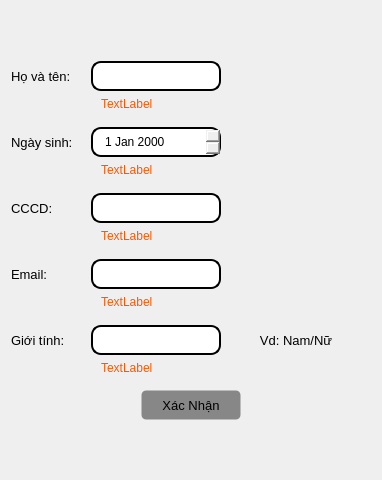
                  <widget class="QWidget" name="widget_14" native="true">
                   <layout class="QVBoxLayout" name="verticalLayout_16">
                    <item>
                     <spacer name="verticalSpacer_3">
                      <property name="orientation">
                       <enum>Qt::Vertical</enum>
                      </property>
                      <property name="sizeType">
                       <enum>QSizePolicy::Preferred</enum>
                      </property>
                      <property name="sizeHint" stdset="0">
                       <size>
                        <width>10</width>
                        <height>40</height>
                       </size>
                      </property>
                     </spacer>
                    </item>
                    <item>
                     <widget class="QWidget" name="widget_15" native="true">
                      <layout class="QHBoxLayout" name="horizontalLayout_13">
                       <property name="spacing">
                        <number>0</number>
                       </property>
                       <property name="leftMargin">
                        <number>0</number>
                       </property>
                       <property name="topMargin">
                        <number>10</number>
                       </property>
                       <property name="rightMargin">
                        <number>0</number>
                       </property>
                       <property name="bottomMargin">
                        <number>0</number>
                       </property>
                       <item>
                        <widget class="QLabel" name="label_15">
                         <property name="sizePolicy">
                          <sizepolicy hsizetype="Fixed" vsizetype="Preferred">
                           <horstretch>0</horstretch>
                           <verstretch>0</verstretch>
                          </sizepolicy>
                         </property>
                         <property name="minimumSize">
                          <size>
                           <width>80</width>
                           <height>0</height>
                          </size>
                         </property>
                         <property name="font">
                          <font>
                           <pointsize>10</pointsize>
                          </font>
                         </property>
                         <property name="text">
                          <string>Họ và tên:</string>
                         </property>
                        </widget>
                       </item>
                       <item>
                        <widget class="QLineEdit" name="ip_fullname">
                         <property name="styleSheet">
                          <string notr="true">QLineEdit{
border-style: solid;
border-width: 2px;
border-radius: 10px;
padding-left: 10px;
padding-right: 10px;
padding-top: 5px;
padding-bottom: 5px;
}</string>
                         </property>
                        </widget>
                       </item>
                       <item>
                        <spacer name="horizontalSpacer_7">
                         <property name="orientation">
                          <enum>Qt::Horizontal</enum>
                         </property>
                         <property name="sizeType">
                          <enum>QSizePolicy::Preferred</enum>
                         </property>
                         <property name="sizeHint" stdset="0">
                          <size>
                           <width>150</width>
                           <height>20</height>
                          </size>
                         </property>
                        </spacer>
                       </item>
                      </layout>
                     </widget>
                    </item>
                    <item>
                     <widget class="QWidget" name="widget_26" native="true">
                      <property name="sizePolicy">
                       <sizepolicy hsizetype="Preferred" vsizetype="Preferred">
                        <horstretch>0</horstretch>
                        <verstretch>0</verstretch>
                       </sizepolicy>
                      </property>
                      <property name="maximumSize">
                       <size>
                        <width>16777215</width>
                        <height>16777215</height>
                       </size>
                      </property>
                      <layout class="QHBoxLayout" name="horizontalLayout_26">
                       <property name="spacing">
                        <number>10</number>
                       </property>
                       <property name="leftMargin">
                        <number>0</number>
                       </property>
                       <property name="topMargin">
                        <number>0</number>
                       </property>
                       <property name="rightMargin">
                        <number>0</number>
                       </property>
                       <property name="bottomMargin">
                        <number>0</number>
                       </property>
                       <item>
                        <widget class="QLabel" name="label_7">
                         <property name="sizePolicy">
                          <sizepolicy hsizetype="Fixed" vsizetype="Preferred">
                           <horstretch>0</horstretch>
                           <verstretch>0</verstretch>
                          </sizepolicy>
                         </property>
                         <property name="minimumSize">
                          <size>
                           <width>80</width>
                           <height>0</height>
                          </size>
                         </property>
                         <property name="text">
                          <string/>
                         </property>
                        </widget>
                       </item>
                       <item>
                        <widget class="QLabel" name="label_error_fullname">
                         <property name="styleSheet">
                          <string notr="true">color: rgb(255, 85, 0);</string>
                         </property>
                         <property name="text">
                          <string>TextLabel</string>
                         </property>
                        </widget>
                       </item>
                      </layout>
                     </widget>
                    </item>
                    <item>
                     <widget class="QWidget" name="widget_16" native="true">
                      <layout class="QHBoxLayout" name="horizontalLayout_14">
                       <property name="spacing">
                        <number>0</number>
                       </property>
                       <property name="leftMargin">
                        <number>0</number>
                       </property>
                       <property name="topMargin">
                        <number>10</number>
                       </property>
                       <property name="rightMargin">
                        <number>0</number>
                       </property>
                       <property name="bottomMargin">
                        <number>0</number>
                       </property>
                       <item>
                        <widget class="QLabel" name="label_16">
                         <property name="minimumSize">
                          <size>
                           <width>80</width>
                           <height>0</height>
                          </size>
                         </property>
                         <property name="font">
                          <font>
                           <pointsize>10</pointsize>
                          </font>
                         </property>
                         <property name="text">
                          <string>Ngày sinh:</string>
                         </property>
                        </widget>
                       </item>
                       <item>
                        <widget class="QDateEdit" name="ip_date_of_birth">
                         <property name="sizePolicy">
                          <sizepolicy hsizetype="Expanding" vsizetype="Fixed">
                           <horstretch>0</horstretch>
                           <verstretch>0</verstretch>
                          </sizepolicy>
                         </property>
                         <property name="styleSheet">
                          <string notr="true">QDateEdit{
border-style: solid;
border-width: 2px;
border-radius: 10px;
padding-left: 10px;
padding-right: 10px;
padding-top: 5px;
padding-bottom: 5px;
}
QDateEdit::down-button {
    subcontrol-origin: border;
    subcontrol-position: right bottom;
    width: 20px;
	image: url(:/icons/images/icons/icons8-down-48.png);
	padding-right: 5px;
}

QDateEdit::up-button {
    subcontrol-origin: border;
    subcontrol-position: right top;
    width: 20px;
	image: url(:/icons/images/icons/icons8-up-48.png);
	padding-right: 5px;
}</string>
                         </property>
                        </widget>
                       </item>
                       <item>
                        <spacer name="horizontalSpacer_8">
                         <property name="orientation">
                          <enum>Qt::Horizontal</enum>
                         </property>
                         <property name="sizeType">
                          <enum>QSizePolicy::Preferred</enum>
                         </property>
                         <property name="sizeHint" stdset="0">
                          <size>
                           <width>150</width>
                           <height>20</height>
                          </size>
                         </property>
                        </spacer>
                       </item>
                      </layout>
                     </widget>
                    </item>
                    <item>
                     <widget class="QWidget" name="widget_27" native="true">
                      <layout class="QHBoxLayout" name="horizontalLayout_27">
                       <property name="spacing">
                        <number>10</number>
                       </property>
                       <property name="leftMargin">
                        <number>0</number>
                       </property>
                       <property name="topMargin">
                        <number>0</number>
                       </property>
                       <property name="rightMargin">
                        <number>0</number>
                       </property>
                       <property name="bottomMargin">
                        <number>0</number>
                       </property>
                       <item>
                        <widget class="QLabel" name="label_8">
                         <property name="sizePolicy">
                          <sizepolicy hsizetype="Fixed" vsizetype="Preferred">
                           <horstretch>0</horstretch>
                           <verstretch>0</verstretch>
                          </sizepolicy>
                         </property>
                         <property name="minimumSize">
                          <size>
                           <width>80</width>
                           <height>0</height>
                          </size>
                         </property>
                         <property name="text">
                          <string/>
                         </property>
                        </widget>
                       </item>
                       <item>
                        <widget class="QLabel" name="label_error_dateOfBirth">
                         <property name="styleSheet">
                          <string notr="true">color: rgb(255, 85, 0);</string>
                         </property>
                         <property name="text">
                          <string>TextLabel</string>
                         </property>
                        </widget>
                       </item>
                      </layout>
                     </widget>
                    </item>
                    <item>
                     <widget class="QWidget" name="widget_30" native="true">
                      <layout class="QHBoxLayout" name="horizontalLayout_30">
                       <property name="spacing">
                        <number>0</number>
                       </property>
                       <property name="leftMargin">
                        <number>0</number>
                       </property>
                       <property name="topMargin">
                        <number>10</number>
                       </property>
                       <property name="rightMargin">
                        <number>0</number>
                       </property>
                       <property name="bottomMargin">
                        <number>0</number>
                       </property>
                       <item>
                        <widget class="QLabel" name="label_24">
                         <property name="sizePolicy">
                          <sizepolicy hsizetype="Fixed" vsizetype="Preferred">
                           <horstretch>0</horstretch>
                           <verstretch>0</verstretch>
                          </sizepolicy>
                         </property>
                         <property name="minimumSize">
                          <size>
                           <width>80</width>
                           <height>0</height>
                          </size>
                         </property>
                         <property name="font">
                          <font>
                           <pointsize>10</pointsize>
                          </font>
                         </property>
                         <property name="text">
                          <string>CCCD:</string>
                         </property>
                        </widget>
                       </item>
                       <item>
                        <widget class="QLineEdit" name="ip_cccd">
                         <property name="styleSheet">
                          <string notr="true">QLineEdit{
border-style: solid;
border-width: 2px;
border-radius: 10px;
padding-left: 10px;
padding-right: 10px;
padding-top: 5px;
padding-bottom: 5px;
}</string>
                         </property>
                        </widget>
                       </item>
                       <item>
                        <spacer name="horizontalSpacer_16">
                         <property name="orientation">
                          <enum>Qt::Horizontal</enum>
                         </property>
                         <property name="sizeType">
                          <enum>QSizePolicy::Preferred</enum>
                         </property>
                         <property name="sizeHint" stdset="0">
                          <size>
                           <width>150</width>
                           <height>20</height>
                          </size>
                         </property>
                        </spacer>
                       </item>
                      </layout>
                     </widget>
                    </item>
                    <item>
                     <widget class="QWidget" name="widget_31" native="true">
                      <layout class="QHBoxLayout" name="horizontalLayout_32">
                       <property name="spacing">
                        <number>10</number>
                       </property>
                       <property name="leftMargin">
                        <number>0</number>
                       </property>
                       <property name="topMargin">
                        <number>0</number>
                       </property>
                       <property name="rightMargin">
                        <number>0</number>
                       </property>
                       <property name="bottomMargin">
                        <number>0</number>
                       </property>
                       <item>
                        <widget class="QLabel" name="label_9">
                         <property name="sizePolicy">
                          <sizepolicy hsizetype="Fixed" vsizetype="Preferred">
                           <horstretch>0</horstretch>
                           <verstretch>0</verstretch>
                          </sizepolicy>
                         </property>
                         <property name="minimumSize">
                          <size>
                           <width>80</width>
                           <height>0</height>
                          </size>
                         </property>
                         <property name="text">
                          <string/>
                         </property>
                        </widget>
                       </item>
                       <item>
                        <widget class="QLabel" name="label_error_cccd">
                         <property name="styleSheet">
                          <string notr="true">color: rgb(255, 85, 0);</string>
                         </property>
                         <property name="text">
                          <string>TextLabel</string>
                         </property>
                        </widget>
                       </item>
                      </layout>
                     </widget>
                    </item>
                    <item>
                     <widget class="QWidget" name="widget_20" native="true">
                      <layout class="QHBoxLayout" name="horizontalLayout_15">
                       <property name="spacing">
                        <number>0</number>
                       </property>
                       <property name="leftMargin">
                        <number>0</number>
                       </property>
                       <property name="topMargin">
                        <number>10</number>
                       </property>
                       <property name="rightMargin">
                        <number>0</number>
                       </property>
                       <property name="bottomMargin">
                        <number>0</number>
                       </property>
                       <item>
                        <widget class="QLabel" name="label_17">
                         <property name="sizePolicy">
                          <sizepolicy hsizetype="Preferred" vsizetype="Preferred">
                           <horstretch>0</horstretch>
                           <verstretch>0</verstretch>
                          </sizepolicy>
                         </property>
                         <property name="minimumSize">
                          <size>
                           <width>80</width>
                           <height>0</height>
                          </size>
                         </property>
                         <property name="maximumSize">
                          <size>
                           <width>70</width>
                           <height>16777215</height>
                          </size>
                         </property>
                         <property name="font">
                          <font>
                           <pointsize>10</pointsize>
                          </font>
                         </property>
                         <property name="text">
                          <string>Email:</string>
                         </property>
                        </widget>
                       </item>
                       <item>
                        <widget class="QLineEdit" name="ip_email">
                         <property name="styleSheet">
                          <string notr="true">QLineEdit{
border-style: solid;
border-width: 2px;
border-radius: 10px;
padding-left: 10px;
padding-right: 10px;
padding-top: 5px;
padding-bottom: 5px;
}</string>
                         </property>
                        </widget>
                       </item>
                       <item>
                        <spacer name="horizontalSpacer_9">
                         <property name="orientation">
                          <enum>Qt::Horizontal</enum>
                         </property>
                         <property name="sizeType">
                          <enum>QSizePolicy::Preferred</enum>
                         </property>
                         <property name="sizeHint" stdset="0">
                          <size>
                           <width>150</width>
                           <height>20</height>
                          </size>
                         </property>
                        </spacer>
                       </item>
                      </layout>
                     </widget>
                    </item>
                    <item>
                     <widget class="QWidget" name="widget_28" native="true">
                      <layout class="QHBoxLayout" name="horizontalLayout_28">
                       <property name="spacing">
                        <number>10</number>
                       </property>
                       <property name="leftMargin">
                        <number>0</number>
                       </property>
                       <property name="topMargin">
                        <number>0</number>
                       </property>
                       <property name="rightMargin">
                        <number>0</number>
                       </property>
                       <property name="bottomMargin">
                        <number>0</number>
                       </property>
                       <item>
                        <widget class="QLabel" name="label_31">
                         <property name="sizePolicy">
                          <sizepolicy hsizetype="Fixed" vsizetype="Preferred">
                           <horstretch>0</horstretch>
                           <verstretch>0</verstretch>
                          </sizepolicy>
                         </property>
                         <property name="minimumSize">
                          <size>
                           <width>80</width>
                           <height>0</height>
                          </size>
                         </property>
                         <property name="text">
                          <string/>
                         </property>
                        </widget>
                       </item>
                       <item>
                        <widget class="QLabel" name="label_error_email">
                         <property name="styleSheet">
                          <string notr="true">color: rgb(255, 85, 0);</string>
                         </property>
                         <property name="text">
                          <string>TextLabel</string>
                         </property>
                        </widget>
                       </item>
                      </layout>
                     </widget>
                    </item>
                    <item>
                     <widget class="QWidget" name="widget_17" native="true">
                      <layout class="QHBoxLayout" name="horizontalLayout_16">
                       <property name="spacing">
                        <number>0</number>
                       </property>
                       <property name="leftMargin">
                        <number>0</number>
                       </property>
                       <property name="topMargin">
                        <number>10</number>
                       </property>
                       <property name="rightMargin">
                        <number>0</number>
                       </property>
                       <property name="bottomMargin">
                        <number>0</number>
                       </property>
                       <item>
                        <widget class="QLabel" name="label_18">
                         <property name="sizePolicy">
                          <sizepolicy hsizetype="Fixed" vsizetype="Preferred">
                           <horstretch>0</horstretch>
                           <verstretch>0</verstretch>
                          </sizepolicy>
                         </property>
                         <property name="minimumSize">
                          <size>
                           <width>80</width>
                           <height>0</height>
                          </size>
                         </property>
                         <property name="font">
                          <font>
                           <pointsize>10</pointsize>
                          </font>
                         </property>
                         <property name="text">
                          <string>Giới tính:</string>
                         </property>
                        </widget>
                       </item>
                       <item>
                        <widget class="QLineEdit" name="ip_gender">
                         <property name="styleSheet">
                          <string notr="true">QLineEdit{
border-style: solid;
border-width: 2px;
border-radius: 10px;
padding-left: 10px;
padding-right: 10px;
padding-top: 5px;
padding-bottom: 5px;
}</string>
                         </property>
                        </widget>
                       </item>
                       <item>
                        <widget class="QLabel" name="label_19">
                         <property name="sizePolicy">
                          <sizepolicy hsizetype="Maximum" vsizetype="Preferred">
                           <horstretch>0</horstretch>
                           <verstretch>0</verstretch>
                          </sizepolicy>
                         </property>
                         <property name="minimumSize">
                          <size>
                           <width>150</width>
                           <height>0</height>
                          </size>
                         </property>
                         <property name="font">
                          <font>
                           <pointsize>10</pointsize>
                          </font>
                         </property>
                         <property name="text">
                          <string>Vd: Nam/Nữ</string>
                         </property>
                         <property name="alignment">
                          <set>Qt::AlignCenter</set>
                         </property>
                        </widget>
                       </item>
                      </layout>
                     </widget>
                    </item>
                    <item>
                     <widget class="QWidget" name="widget_29" native="true">
                      <layout class="QHBoxLayout" name="horizontalLayout_29">
                       <property name="spacing">
                        <number>10</number>
                       </property>
                       <property name="leftMargin">
                        <number>0</number>
                       </property>
                       <property name="topMargin">
                        <number>0</number>
                       </property>
                       <property name="rightMargin">
                        <number>0</number>
                       </property>
                       <property name="bottomMargin">
                        <number>0</number>
                       </property>
                       <item>
                        <widget class="QLabel" name="label_33">
                         <property name="sizePolicy">
                          <sizepolicy hsizetype="Fixed" vsizetype="Preferred">
                           <horstretch>0</horstretch>
                           <verstretch>0</verstretch>
                          </sizepolicy>
                         </property>
                         <property name="minimumSize">
                          <size>
                           <width>80</width>
                           <height>0</height>
                          </size>
                         </property>
                         <property name="text">
                          <string/>
                         </property>
                        </widget>
                       </item>
                       <item>
                        <widget class="QLabel" name="label_error_gender">
                         <property name="styleSheet">
                          <string notr="true">color: rgb(255, 85, 0);</string>
                         </property>
                         <property name="text">
                          <string>TextLabel</string>
                         </property>
                        </widget>
                       </item>
                      </layout>
                     </widget>
                    </item>
                    <item>
                     <widget class="QWidget" name="widget_18" native="true">
                      <layout class="QHBoxLayout" name="horizontalLayout_17">
                       <item>
                        <widget class="QPushButton" name="btn_config_edit_student">
                         <property name="sizePolicy">
                          <sizepolicy hsizetype="Fixed" vsizetype="Fixed">
                           <horstretch>0</horstretch>
                           <verstretch>0</verstretch>
                          </sizepolicy>
                         </property>
                         <property name="minimumSize">
                          <size>
                           <width>100</width>
                           <height>30</height>
                          </size>
                         </property>
                         <property name="font">
                          <font>
                           <pointsize>10</pointsize>
                          </font>
                         </property>
                         <property name="cursor">
                          <cursorShape>PointingHandCursor</cursorShape>
                         </property>
                         <property name="styleSheet">
                          <string notr="true">QPushButton{
  background-color: #878787;
  border-style: solid;
  border-width: 1px;
border-radius: 5px;
}</string>
                         </property>
                         <property name="text">
                          <string>Xác Nhận</string>
                         </property>
                        </widget>
                       </item>
                      </layout>
                     </widget>
                    </item>
                    <item>
                     <spacer name="verticalSpacer_4">
                      <property name="orientation">
                       <enum>Qt::Vertical</enum>
                      </property>
                      <property name="sizeHint" stdset="0">
                       <size>
                        <width>20</width>
                        <height>40</height>
                       </size>
                      </property>
                     </spacer>
                    </item>
                   </layout>
                  </widget>
